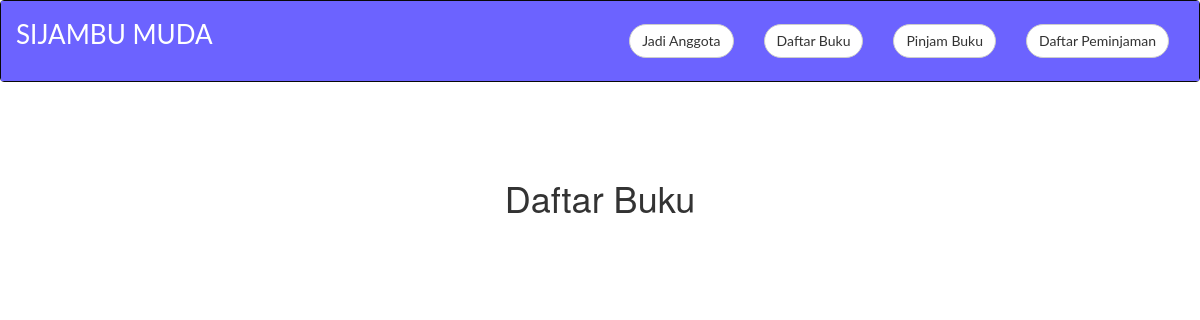
Page /buku/ on the earlier database version.
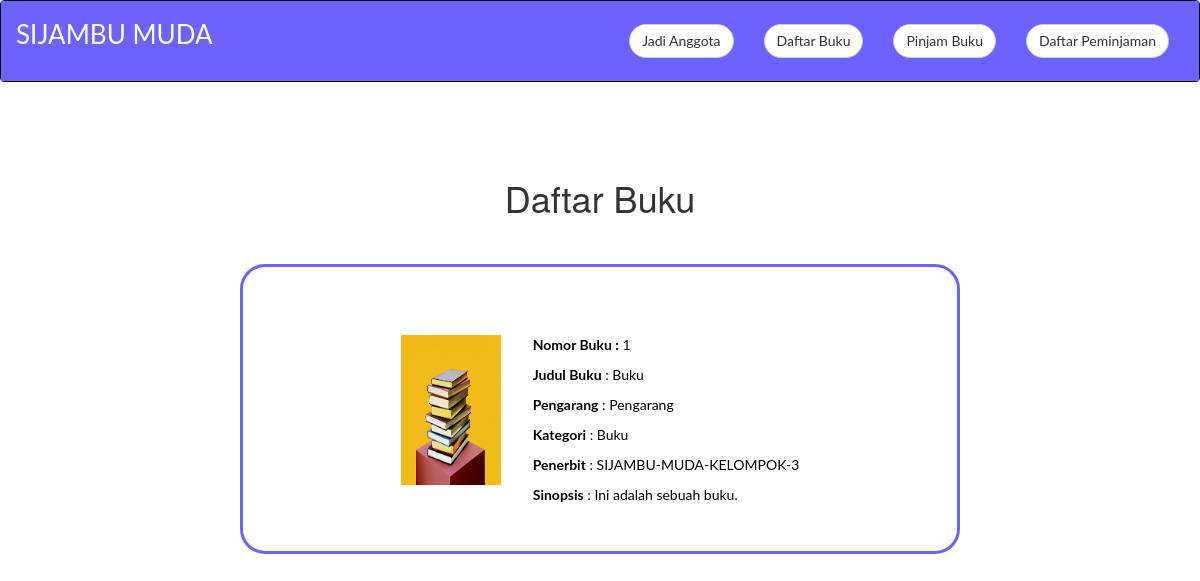
Same page on the later database version.
### show_buku/models.py (models this page shows)
class Buku(models.Model):
    nomor_buku = models.IntegerField()
    judul_buku = models.CharField(max_length=50)
    pengarang = models.CharField(max_length=50)
    kategori = models.CharField(max_length=50)
    penerbit = models.CharField(max_length=50)
    cover = models.ImageField(upload_to="gallery", blank=True)
    sinopsis = models.TextField()

### show_buku/views.py (the view)
# urls.py: path('', buku, name='buku'),
def buku(request):
    db = Buku.objects.all()
    content = {'data_base': db}
    return render(request, "show_buku.html", content)

### show_buku/templates/show_buku.html (shortened to what this page needs)
<!DOCTYPE html>
<html>
  {% load static %}
<head>
  <link rel="stylesheet" href="https://maxcdn.bootstrapcdn.com/bootstrap/3.4.0/css/bootstrap.min.css">
    <link rel="stylesheet" href="{% static 'css/style.css' %}">
</head>
<body>
    <nav class="navbar navbar-inverse">
        <div class="container-fluid">
            <div class="navbar-header">
            <a class="navbar-brand" href="/" style="color:#ffff; font-size:100%; margin-top:4%; ">SIJAMBU MUDA</a>
            </div>
            <div class="collapse navbar-collapse" id="myNavbar">
            <ul class="nav navbar-nav navbar-right">
                <li><a href="/registrasi-member"><button type="button" class="btn btn-default navbar-btn" style="background-color:#ffff;">Jadi Anggota</button></a></li>
                <li><a href="/buku"><button type="button" class="btn btn-default navbar-btn" style="background-color:#ffff;""></span>Daftar Buku</button></a></li>
                <li><a href="/form-pinjam"><button type="button" class="btn btn-default navbar-btn" style="background-color:#ffff;"></span>Pinjam Buku</button></a></li>
                <li><a href="/datapeminjaman"><button type="button" class="btn btn-default navbar-btn" style="background-color:#ffff;"></span>Daftar Peminjaman</button></a></li>
              </ul>
            </div>
        </div>
        </nav>
    <h1 class="title-center" style="margin-left: 20%; margin-right: 20%; margin-top:5%;padding: 3%;">Daftar Buku</h1>
        {% for data in data_base %}
        <div class="border">
            <div class="flex-container">
            <img src="{{ data.cover.url }}" alt="" class="img-responsive">
            <div class="mx-auto">
                <p class="mb-0 mt-10"><b>Nomor Buku    :</b> {{ data.nomor_buku }}</p>
                <p class="mb-0"><b>Judul Buku</b>    : {{ data.judul_buku }}</p>
                <p class="mb-0"><b>Pengarang</b>     : {{ data.pengarang }}</p>
                <p class="mb-0"><b>Kategori</b>      : {{ data.kategori }}</p>
                <p class="mb-0"><b>Penerbit</b>      : {{ data.penerbit }}</p>
                <p class="mb-10"><b>Sinopsis</b>      : {{ data.sinopsis }}</p>
            </div>
            </div>
        </div>
        {% endfor %}
</body>
</html>

### static/css/style.css (style rules this page uses)
* { font-family: 'Lato', sans-serif; color: #000000; }
.container-fluid { color: #FFFFFF; text-decoration: none; background: #6C63FF; font-size: 26px; }
a { border: none; background: none; color: #ffffff; }
.flex-container { display: flex; justify-content: center; margin-top: 5%; }
.mx-auto { display: flex; justify-content: center; flex-direction: column; margin-left: 5%; }
.title-center { text-align: center; }
.btn { background-color: #6C63FF; border-radius: 25px; }
.border { border: #6C63FF 3px solid; margin-left: 20%; margin-right: 20%; padding: 3%; border-radius: 25px; margin-bottom: 5%; }
.img-responsive { max-width: 100px; max-height: 150px; }

Differences in the rows shown:
added Buku: cover (picture), nomor_buku "1", judul_buku "Buku", pengarang "Pengarang", kategori "Buku", penerbit "SIJAMBU-MUDA-KELOMPOK-3", sinopsis "Ini adalah sebuah buku."
